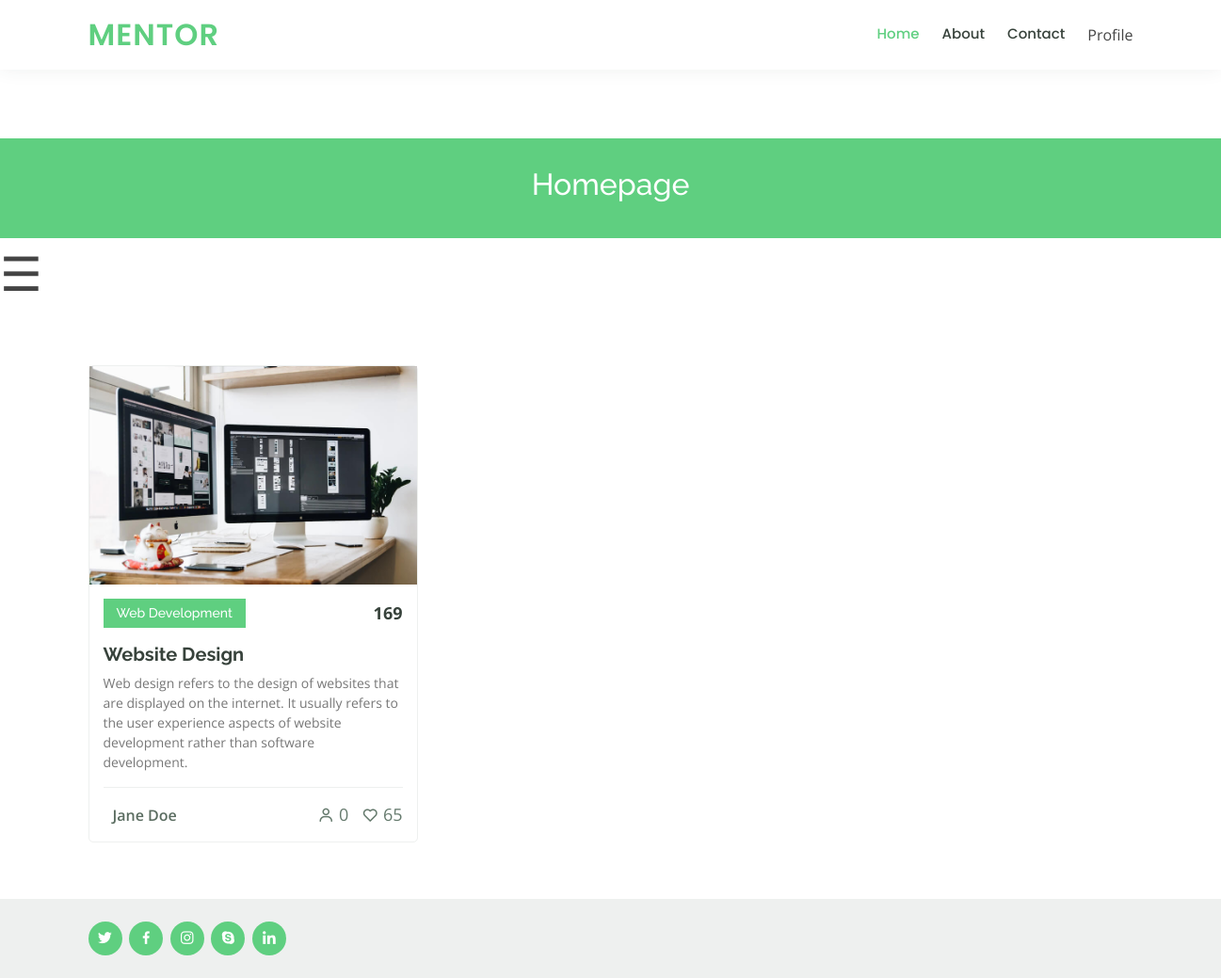
Screenshot of /course_category_webDevelopment.php with the database file from the repository.
### tables this page shows
CREATE TABLE `course` (
  `courseID` int(11) NOT NULL,
  `courseName` varchar(300) NOT NULL,
  `courseType` varchar(255) NOT NULL,
  `teacher` varchar(200) NOT NULL,
  `fee` int(11) NOT NULL,
  `seat` int(11) NOT NULL,
  `finished` int(11) NOT NULL,
  `hour` int(11) NOT NULL,
  `descript` varchar(500) NOT NULL,
  `short_descript` varchar(255) NOT NULL,
  `coursePng` varchar(255) NOT NULL DEFAULT 'default.png',
  `teacherKeyID` int(11) NOT NULL
);

### course_category_webDevelopment.php (the view, shortened to what this page needs)
<?php
  include_once 'config.php';
?>
<!DOCTYPE html>
<html lang="en">
<head>
  <link href="assets/vendor/bootstrap/css/bootstrap.min.css" rel="stylesheet">
  <link href="assets/vendor/icofont/icofont.min.css" rel="stylesheet">
  <link href="assets/vendor/boxicons/css/boxicons.min.css" rel="stylesheet">
  <link href="assets/vendor/remixicon/remixicon.css" rel="stylesheet">
  <link href="assets/vendor/owl.carousel/assets/owl.carousel.min.css" rel="stylesheet">
  <link href="assets/vendor/animate.css/animate.min.css" rel="stylesheet">
  <link href="assets/vendor/aos/aos.css" rel="stylesheet">
  <link href="assets/css/style.css" rel="stylesheet">
</head>
<body>
  <main id="main" data-aos="fade-in">
  <header id="header" class="top">
    <div class="container d-flex align-items-center">
      <h1 class="logo mr-auto"><a href="mainPage.php">Mentor</a></h1>
      <nav class="nav-menu d-none d-lg-block">
        <ul>
          <li class="active"><a href="mainPage.php">Home</a></li>
          <li><a href="about.html">About</a></li>
          <li><a href="contact.html">Contact</a></li>
          <li class="drop-down">Profile
          </li>
        </ul>
      </nav>
    </div>
  </header>
    <div class="breadcrumbs">
      <div class="container">
        <h2>Homepage</h2>
      </div>
    </div>
    <span style="font-size:50px;cursor:pointer" onclick="openNav()">&#9776;</span>
    <section id="courses" class="courses">
      <div class="container" data-aos="fade-up">
        <div class="row" data-aos="zoom-in" data-aos-delay="100">
        <?php
            $sql = "SELECT courseName, courseType, teacher, fee, seat, short_descript, coursePng FROM course WHERE courseType = 'Web Development' ORDER BY courseName";
            $result = mysqli_query($link, $sql);
            if (mysqli_num_rows($result) > 0) {
              while($rows = mysqli_fetch_assoc($result)) {
                $picture = $rows['coursePng'];
                $image = "img/".$picture;
            ?>
          <div class="col-lg-4 col-md-6 d-flex align-items-stretch">
            <div class="course-item">
              <img src="<?php echo $image?>" class="img-fluid" alt="...">
              <div class="course-content">
                <div class="d-flex justify-content-between align-items-center mb-3">
                  <h4><?php echo $rows['courseType']?></h4>
                  <p class="price"><?php echo $rows['fee']?></p>
                </div>
                <h3><a href="course-preview 1.php"><?php echo $rows['courseName']?></a></h3>
                <p><?php echo $rows['short_descript']?></p>
                <div class="trainer d-flex justify-content-between align-items-center">
                  <div class="trainer-profile d-flex align-items-center">
                    <span><?php echo $rows['teacher']?></span>
                  </div>
                  <div class="trainer-rank d-flex align-items-center">
                    <i class="bx bx-user"></i>&nbsp;<?php echo $rows['seat']?>
                    <i class="bx bx-heart"></i>&nbsp;65
                  </div>
                </div>
              </div>
            </div>
          </div>
          <?php
              }
            }
          ?>
        </div>
      </div>
    </section>
  </main>
  <footer id="footer">
  <div class="container d-md-flex py-4">
    <div class="social-links text-center text-md-right pt-3 pt-md-0">
        <a href="#" class="twitter"><i class="bx bxl-twitter"></i></a>
        <a href="#" class="facebook"><i class="bx bxl-facebook"></i></a>
        <a href="#" class="instagram"><i class="bx bxl-instagram"></i></a>
        <a href="#" class="google-plus"><i class="bx bxl-skype"></i></a>
        <a href="#" class="linkedin"><i class="bx bxl-linkedin"></i></a>
      </div>
    </div>
  </footer>
</body>
</html>

### css/style.css (style rules this page uses)
body { font-family: "Open Sans", sans-serif; color: #444444; }
a { color: #5fcf80; }
h1, h2, h3, h4, h5, h6 { font-family: "Raleway", sans-serif; }
#header { background: #fff; transition: all 0.5s; z-index: 997; padding: 15px 0; box-shadow: 0px 0 18px rgba(55, 66, 59, 0.08); }
#header .logo { font-size: 32px; margin: 0; padding: 0; line-height: 1; font-weight: 600; letter-spacing: 1px; text-transform: uppercase; font-family: "Poppins", sans-serif; }
#header .logo a { color: #5fcf80; }
.nav-menu ul { margin: 0; padding: 0; list-style: none; }
.nav-menu > ul { display: flex; }
.nav-menu > ul > li { position: relative; white-space: nowrap; padding: 10px 0 10px 24px; }
.nav-menu a { display: block; position: relative; color: #37423b; transition: 0.3s; font-size: 15px; font-family: "Poppins", sans-serif; font-weight: 500; }
.nav-menu a:hover, .nav-menu .active > a, .nav-menu li:hover > a { color: #5fcf80; }
.mobile-nav { position: fixed; top: 55px; right: 15px; bottom: 15px; left: 15px; z-index: 9999; overflow-y: auto; background: #fff; transition: ease-in-out 0.2s; opacity: 0; visibility: hidden; border-radius: 10px; padding: 10px 0; }
.mobile-nav * { margin: 0; padding: 0; list-style: none; }
.mobile-nav a { display: block; position: relative; color: #37423b; padding: 10px 20px; font-weight: 500; outline: none; }
.mobile-nav a:hover, .mobile-nav .active > a, .mobile-nav li:hover > a { color: #5fcf80; text-decoration: none; }
section { padding: 60px 0; overflow: hidden; }
.breadcrumbs { margin-top: 73px; text-align: center; background: #5fcf80; padding: 30px 0; color: #fff; }
.breadcrumbs h2 { font-size: 32px; font-weight: 500; }
.courses .course-item { border-radius: 5px; border: 1px solid #eef0ef; }
.courses .course-content { padding: 15px; }
.courses .course-content h3 { font-weight: 700; font-size: 20px; }
.courses .course-content h3 a { color: #37423b; transition: 0.3s; }
.courses .course-content p { font-size: 14px; color: #777777; }
.courses .course-content h4 { font-size: 14px; background: #5fcf80; padding: 7px 14px; color: #fff; margin: 0; }
.courses .course-content .price { margin: 0; font-weight: 700; font-size: 18px; color: #37423b; }
.courses .trainer { padding-top: 15px; border-top: 1px solid #eef0ef; }
.courses .trainer .trainer-profile span { padding-left: 10px; font-weight: 600; font-size: 16px; color: #5a6c60; }
.courses .trainer .trainer-rank { font-size: 18px; color: #657a6d; }
#footer { color: #37423b; font-size: 14px; background: #eef0ef; }
#footer .social-links a { font-size: 18px; display: inline-block; background: #5fcf80; color: #fff; line-height: 1; padding: 8px 0; margin-right: 4px; border-radius: 50%; text-align: center; width: 36px; height: 36px; transition: 0.3s; }

### rows the page displays
course: coursePng (picture), courseType "Web Development", fee "169", courseName "Website Design", short_descript "Web design refers to the design of websites that are displayed on the internet. It usually refers to the user experience aspects of website development rather than software development.", teacher "Jane Doe", seat "0"
